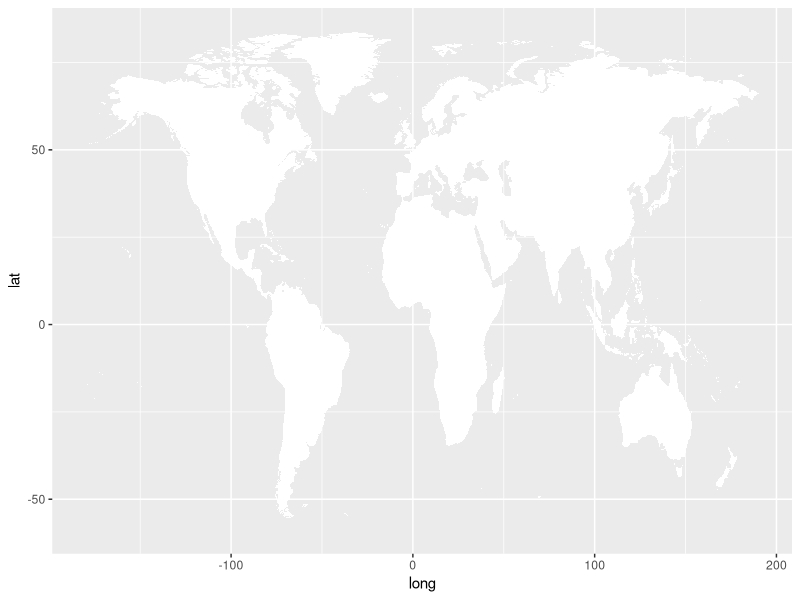

The R script that drew this image: (Note: this script raises an error after producing the figure.)
#Requires object created by longlatav.R
# R code to extrract long/lat pairs from alienvault data 
# needed plotting and mapping functions
library(maps)
library(ggplot2)
library(RColorBrewer)
library(scales)

#extract a color pallette from RColorBrewer
set2 <- brewer.pal(8,"Set2")

#extract polygon information for world map, don't include antarctica
world <- map_data('world')
world <- subset(world, region != "Antarctica")

#Plot the map with points marking lat/long of geocoded entries

gg <- ggplot()
gg <- gg + geom_polygon(data=world, aes(long, lat, group=group),
                        fill="white")
gg <- gg + geom_point(data=av.coords.df, aes(x=long, y=lat),
                      color=set2[2], size=1, alpha=0.1)
gg <- gg + labs(x="", y="")
gg <- gg + theme(panel.background=element_rect(fill=alpha(set2[3],0.2),colour='white'))
gg